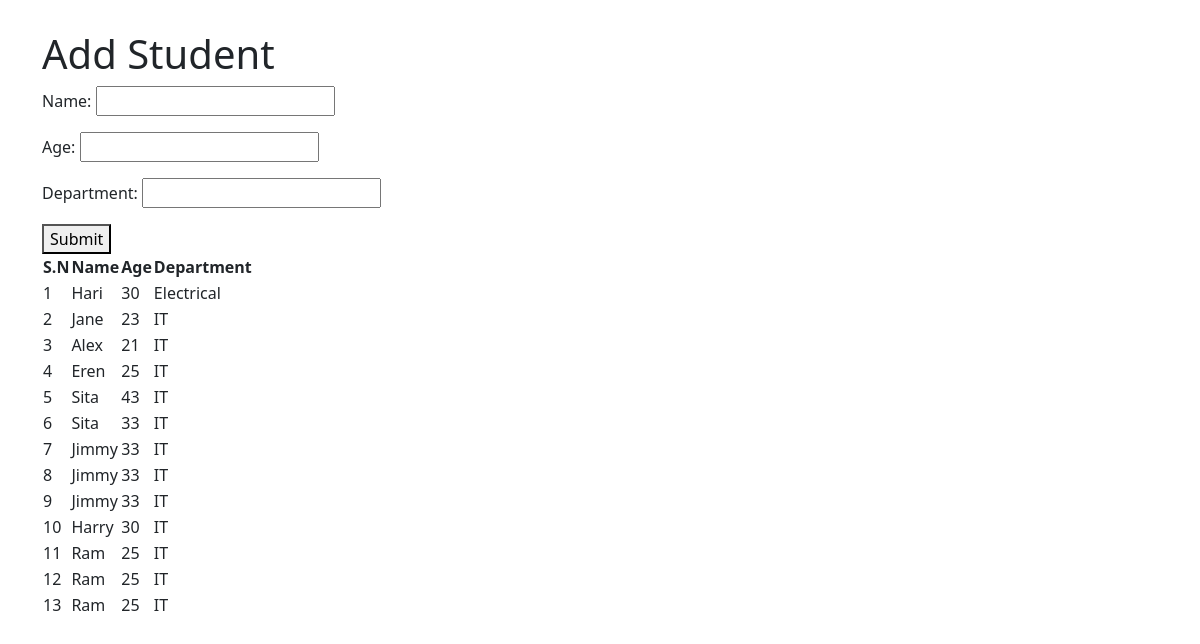
The page /classbased/student-model-form/ on the database its author committed.
### myapp/models.py (models this page shows, shortened)
class Student(models.Model):
    name = models.CharField(max_length=50)
    profile_picture = models.FileField(upload_to="profile_pictures", null=True, blank=True)
    age = models.IntegerField()
    department = models.CharField(max_length=20)
    classroom = models.ForeignKey(ClassRoom, on_delete=models.CASCADE,
                                  related_name='classroom_students', null=True, blank=True)

### classbased/views.py (the view)
# urls.py: path("student-model-form/", student_model_form, name="student_model_form"),
def student_model_form(request):
    if request.method == "POST":
        form = StudentModelForm(request.POST)
        if form.is_valid():
            form.save()
            return redirect("student_model_form")
    context = {
        "title": "Add Student",
        "form": StudentModelForm(),
        "students": Student.objects.all()
    }
    return render(request, "classbased/student_model_form.html", context=context)

### classbased/forms.py
class StudentModelForm(forms.ModelForm):
    class Meta:
        model = Student
        fields = ["name", "age", "department"]

### classbased/templates/classbased/student_model_form.html (shortened to what this page needs)
{% extends "form/base.html" %}
{% block content %}
    <div style="margin-top: 30px">
    <h1>{{ title }}</h1>
        <form method="post" action="{% url 'student_model_form' %}">
            {{ form.as_p }}
            <button type="submit">Submit</button>
        </form>
    <table>
        <thead>
            <th>S.N</th>
            <th>Name</th>
            <th>Age</th>
            <th>Department</th>
        </thead>
        <tbody>
        {% for student in students %}
        <tr>
            <td>{{ forloop.counter }}</td>
            <td>{{ student.name }}</td>
            <td>{{ student.age }}</td>
            <td>{{ student.department }}</td>
        </tr>
        {% endfor %}
        </tbody>
    </table>
    </div>
{% endblock %}

### rows shown on the page
Student: name "Hari", age "30", department "Electrical"
Student: name "Jane", age "23", department "IT"
Student: name "Alex", age "21", department "IT"
Student: name "Eren", age "25", department "IT"
Student: name "Sita", age "43", department "IT"
Student: name "Sita", age "33", department "IT"
Student: name "Jimmy", age "33", department "IT"
Student: name "Jimmy", age "33", department "IT"
Student: name "Jimmy", age "33", department "IT"
Student: name "Harry", age "30", department "IT"
Student: name "Ram", age "25", department "IT"
Student: name "Ram", age "25", department "IT"
Student: name "Ram", age "25", department "IT"

### other values the page prints
{{ title }} "Add Student"
